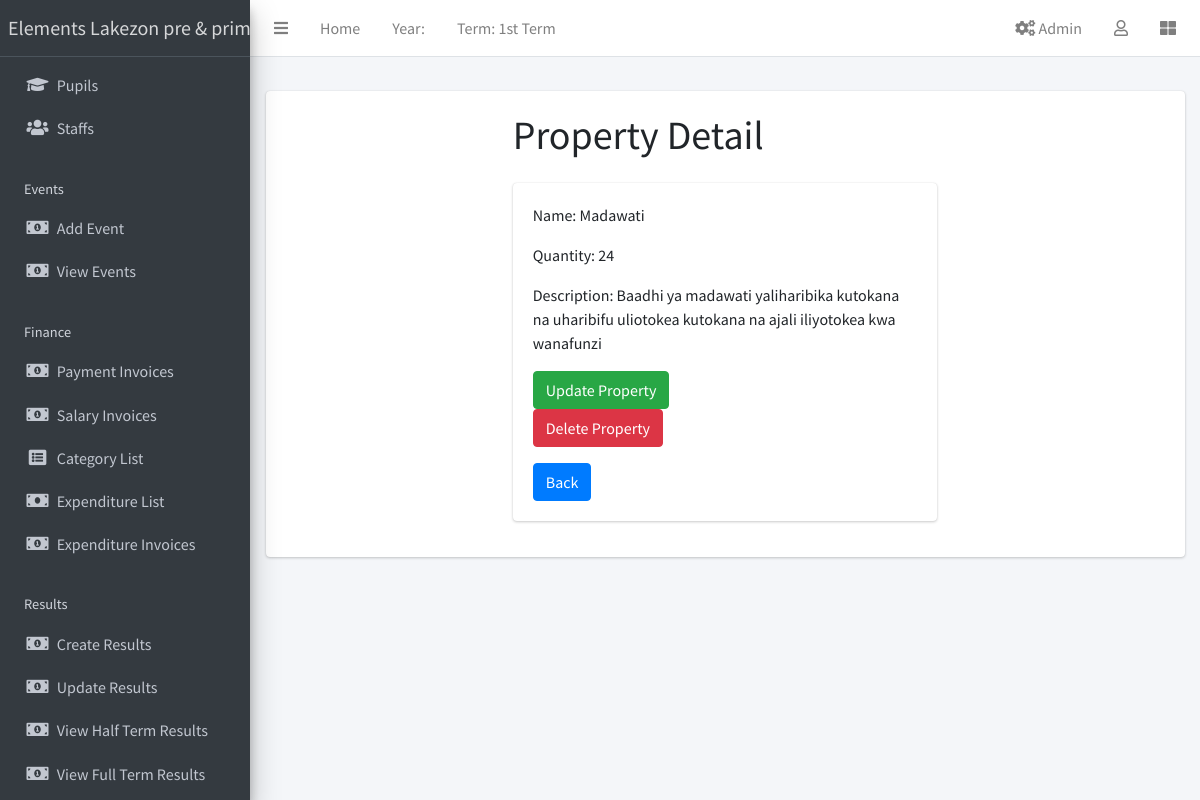
The page /school_properties/properties/1/ on the database its author committed.
### apps/corecode/models.py (models this page shows, shortened)
class AcademicTerm(models.Model):
    name = models.CharField(max_length=20, unique=True)
    current = models.BooleanField(default=True)
    class Meta:
        ordering = ["name"]

### school_properties/models.py (models this page shows, shortened)
class Property(models.Model):
    name = models.CharField(max_length=100)
    quantity = models.PositiveIntegerField(default=0)
    description = models.TextField(blank=True)
    session = models.ForeignKey(AcademicSession, on_delete=models.CASCADE)

### school_properties/views.py (the view)
# urls.py: path('properties/<int:pk>/', views.property_detail, name='property_detail'),
def property_detail(request, pk):
    property = get_object_or_404(Property, pk=pk)
    return render(request, 'property_details.html', {'property': property})

### apps/corecode/context_processors.py (called while the page is built)
def site_defaults(request):
    current_session = AcademicSession.objects.get(current=True)
    current_term = AcademicTerm.objects.get(current=True)
    current_exam = ExamType.objects.get(current=True)
    vals = SiteConfig.objects.all()
    contexts = {
        "current_session": current_session.name,
        "current_term": current_term.name,
        "current_exam": current_exam.name,
    }
    for val in vals:
        contexts[val.key] = val.value
    return contexts

### school_properties/templates/property_details.html (shortened to what this page needs)
{% extends "base.html" %}
{% block content %}
<div class="container">
    <div class="row">
        <div class="col-md-6 offset-md-3">
            <h1 class="mb-4">Property Detail</h1>
            <div class="card">
                <div class="card-body">
                    <p class="card-text">Name: {{ property.name }}</p>
                    <p class="card-text">Quantity: {{ property.quantity }}</p>
                    <p class="card-text">Description: {{ property.description }}</p>
                    <a href="{% url 'update_property' pk=property.pk %}" class="btn btn-success me-2">Update Property</a>
                    <form action="{% url 'delete_property' pk=property.pk %}" method="post">
                        <button type="submit" class="btn btn-danger">Delete Property</button>
                    </form>
                    <a href="{% url 'property_list' %}" class="btn btn-primary mt-3">Back</a>
                </div>
            </div>
        </div>
    </div>
</div>
{% endblock content %}

### templates/base.html (shortened to what this page needs)
{% load static %}
<!DOCTYPE html>
<html lang="en">
<head>
  <link rel="stylesheet" href="{% static 'css/bootstrap.min.css' %}">
  <link href="https://stackpath.bootstrapcdn.com/bootstrap/5.1.3/css/bootstrap.min.css" rel="stylesheet">
  <link rel="stylesheet" href="{% static 'plugins/fontawesome-free/css/all.min.css' %}">
  <link rel="stylesheet" href="{% static 'plugins/toastr/toastr.min.css' %}">
  <link rel="stylesheet" href="{% static 'plugins/overlayScrollbars/css/OverlayScrollbars.min.css' %}">
  <link rel="stylesheet" href="{% static 'plugins/Datatables/datatables.min.css' %}" />
  <link rel="stylesheet" href="{% static 'dist/css/adminlte.min.css' %}">
</head>
<body class="hold-transition sidebar-mini layout-fixed layout-navbar-fixed layout-footer-fixed">
  <div class="wrapper">
    <nav class="main-header navbar navbar-expand navbar-white navbar-light">
      <ul class="navbar-nav">
        <li class="nav-item">
          <a class="nav-link" data-widget="pushmenu" href="#" role="button"><i class="fas fa-bars"></i></a>
        </li>
        <li class="nav-item d-none d-sm-inline-block">
          <a href="{% url 'home' %}" class="nav-link">Home</a>
        </li>
        <li class="nav-item d-none d-sm-inline-block">
          <a class="nav-link">Year: {{ current_year}}</a>
        </li>
        <li class="nav-item d-none d-sm-inline-block">
          <a class="nav-link">Term: {{ current_term }}</a>
        </li>
      </ul>
      <ul class="navbar-nav ml-auto">
  <li class="nav-item">
    <a class="nav-link" href="{% url 'goto-admin' %}">
      <i class="fas fa-cogs"></i> Admin
    </a>
  </li>
        <li class="nav-item dropdown">
          <a class="nav-link" data-toggle="dropdown" href="#">
            <i class="far fa-user"></i>
          </a>
        </li>
        <li class="nav-item">
          <a class="nav-link" data-widget="control-sidebar" data-slide="true" href="#" role="button"><i class="fas fa-th-large"></i></a>
        </li>
      </ul>
    </nav>
    <aside class="main-sidebar sidebar-dark-primary elevation-4">
      <a href="{% url 'home' %}" class="brand-link">{{"Elements Lakezon pre & primary school" }}</a>
      <div class="sidebar">
        <nav class="mt-2">
          <ul class="nav nav-pills nav-sidebar flex-column" data-widget="treeview" role="menu" data-accordion="false">
            <li class="nav-item">
               <a href="{% url 'student-list' %}" class="nav-link">
                <i class="nav-icon fas fa-graduation-cap"></i>
                <p>Pupils</p>
              </a>
            </li>
            <li class="nav-item">
              <a href="{% url 'staff-list' %}" class="nav-link">
                <i class="nav-icon fas fa-users"></i>
                <p>
                  Staffs
                </p>
              </a>
            </li>
            <li class="nav-header">Events</li>
            <li class="nav-item">
               <a href="{% url 'event_create' %}" class="nav-link">
                <i class="nav-icon fas fa-money-bill-alt"></i>
                <p>Add Event</p>
              </a>
            </li>
            <li class="nav-item">
                <a href="{% url 'event_list' %}" class="nav-link">
                <i class="nav-icon fas fa-money-bill-alt"></i>
                <p>View Events</p>
              </a>
            </li>
            <li class="nav-header">Finance</li>
            <li class="nav-item">
               <a href="{% url 'invoice-list' %}" class="nav-link">
                <i class="nav-icon fas fa-money-bill-alt"></i>
                <p>Payment Invoices</p>
              </a>
            </li>
            <li class="nav-item">
                <a href="{% url 'salary-invoice-list' %}" class="nav-link">
                <i class="nav-icon fas fa-money-bill-alt"></i>
                <p>Salary Invoices</p>
              </a>
            </li>
            <li class="nav-item">
               <a href="{% url 'category_list' %}" class="nav-link">
                <i class="nav-icon fas fa-list-alt"></i>
                <p>Category List</p>
              </a>
            </li>
            <li class="nav-item">
              <a href="{% url 'expenditure_list' %}" class="nav-link">
                <i class="nav-icon fas fa-money-bill"></i>
                <p>Expenditure List</p>
              </a>
            </li>
            <li class="nav-item">
            <a href="{% url 'expenditure-invoice-list' %}" class="nav-link">
                <i class="nav-icon fas fa-money-bill-alt"></i>
                <p>Expenditure Invoices</p>
              </a>
            </li>
            <li class="nav-header">Results</li>
            <li class="nav-item">
              <a href="{% url 'create-result' %}" class="nav-link">
                <i class="nav-icon fas fa-money-bill-alt"></i>
                <p>
                  Create Results
                </p>
              </a>
            </li>
            <li class="nav-item">
              <a href="{% url 'edit-results' %}" class="nav-link">
                <i class="nav-icon fas fa-money-bill-alt"></i>
                <p>
                  Update Results
                </p>
              </a>
            </li>
            <li class="nav-item">
              <a href="{% url 'single-class' %}" class="nav-link">
                <i class="nav-icon fas fa-money-bill-alt"></i>
                <p>
                  View Half Term Results
                </p>
              </a>
            </li>
            <li class="nav-item">
              <a href="{% url 'class-list' %}" class="nav-link">
                  <i class="nav-icon fas fa-money-bill-alt"></i>
                  <p>
                      View Full Term Results
                  </p>
              </a>
          </li>
        </nav>
      </div>
    </aside>
    <div class="content-wrapper">
      <section class="content-header">
      </section>
      <section class="content">
        <div class="container-fluid">
          <div class="row">
            <div class="col-md-12">
              {% block fullcard %}
              <div class="card">
                <div class="card-body">
                  <div class="row">
                    <div class="col">
                      {% block content %}
                      {% endblock content %}
                    </div>
                  </div>
                </div>
              </div>
              {% endblock fullcard %}
            </div>
          </div>
        </div>
      </section>
    </div>
  </div>
</body>
</html>

### rows shown on the page
AcademicTerm: name "1st Term"
Property: name "Madawati", quantity "24", description "Baadhi ya madawati yaliharibika kutokana na uharibifu uliotokea kutokana na ajali iliyotokea kwa wanafunzi"

### other values the page prints
{{ "Elements Lakezon pre & primary school" }} "Elements Lakezon pre &…"
